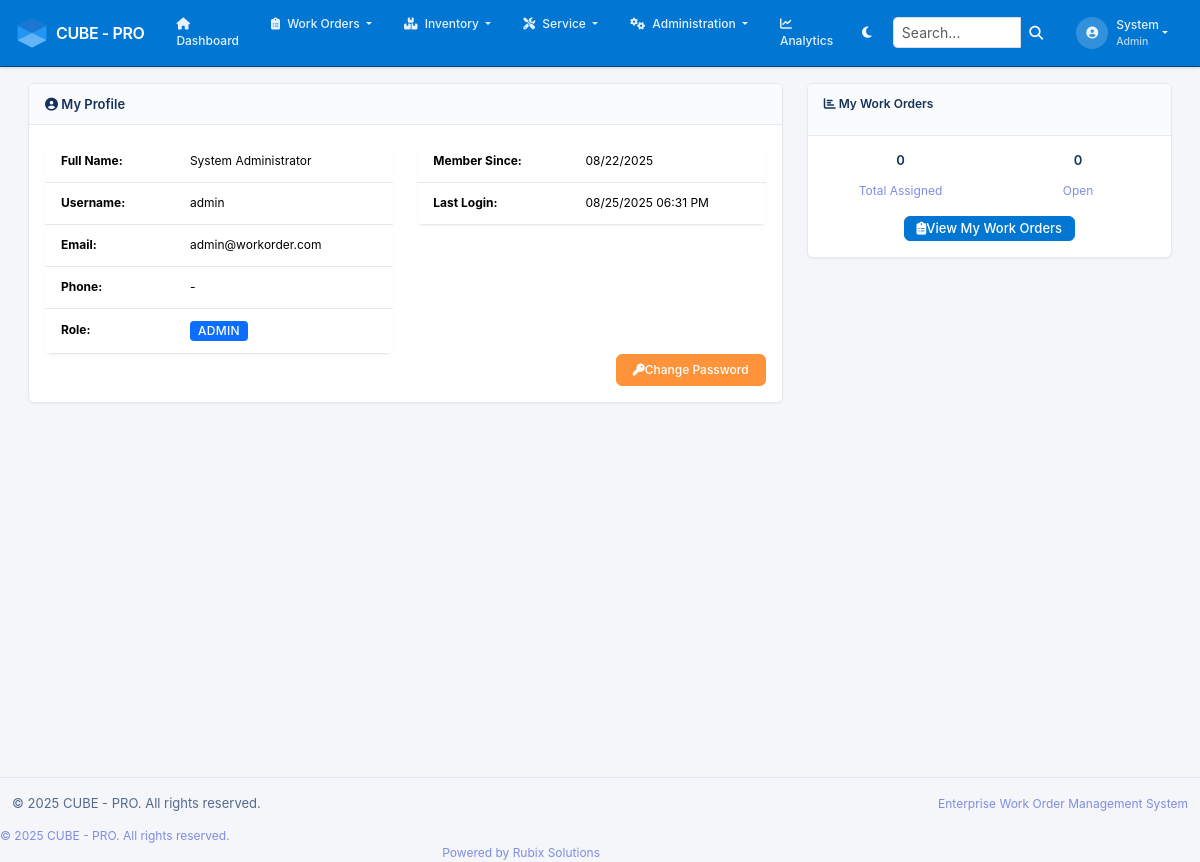
The page /profile (signed in) on the database as committed earlier.
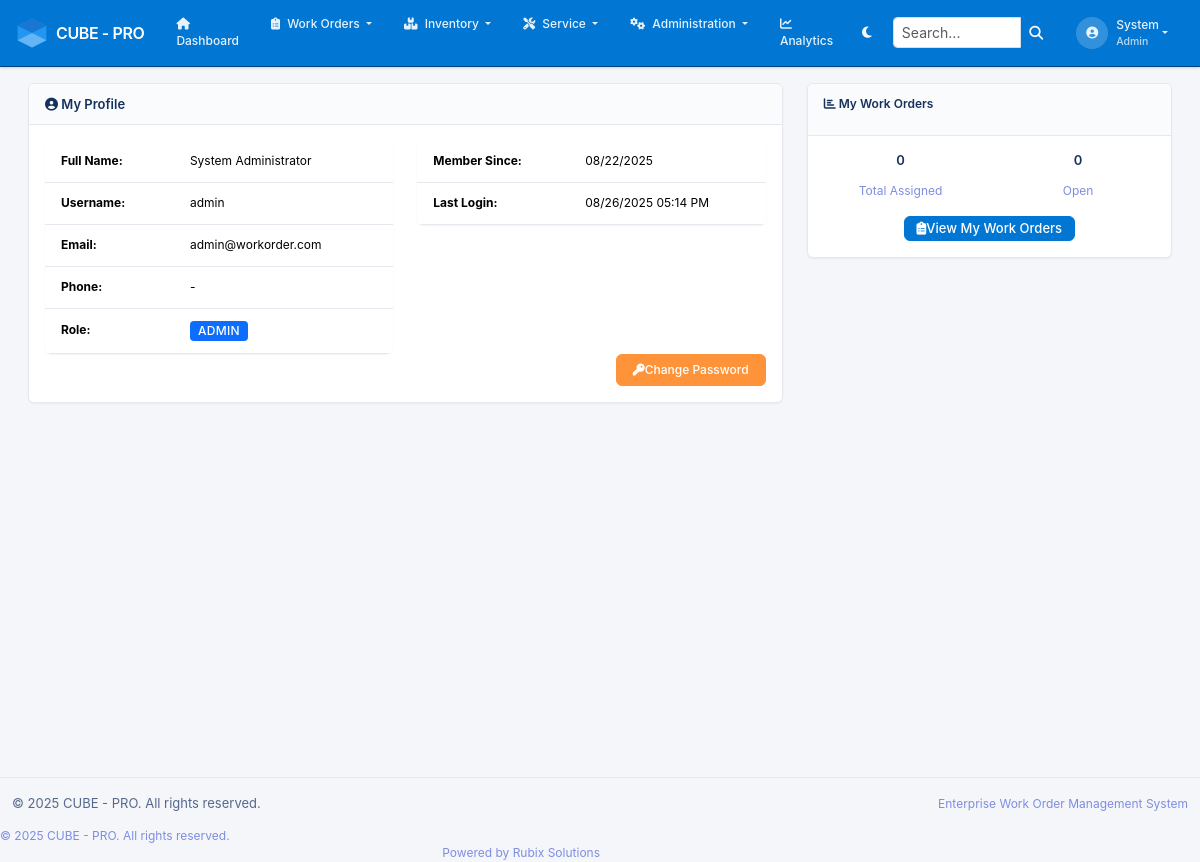
The same page on the database as committed later.
### app/models.py (models this page shows, shortened)
class User(UserMixin, db.Model):
    __tablename__ = 'users'
    id = db.Column(db.Integer, primary_key=True)
    username = db.Column(db.String(64), unique=True, nullable=False, index=True)
    email = db.Column(db.String(120), unique=True, nullable=False, index=True)
    password_hash = db.Column(db.String(255), nullable=False)
    first_name = db.Column(db.String(64), nullable=False)
    last_name = db.Column(db.String(64), nullable=False)
    phone = db.Column(db.String(20))
    is_active = db.Column(db.Boolean, default=True)
    created_at = db.Column(db.DateTime, default=lambda: datetime.now(timezone.utc))
    last_login = db.Column(db.DateTime)
    role_id = db.Column(db.Integer, db.ForeignKey('roles.id'))
    created_workorders = db.relationship('WorkOrder', foreign_keys='WorkOrder.created_by_id',
                                       backref='creator', lazy='dynamic')
    assigned_workorders = db.relationship('WorkOrder', foreign_keys='WorkOrder.assigned_to_id',
                                        backref='assignee', lazy='dynamic')
    activities = db.relationship('WorkOrderActivity', backref='user', lazy='dynamic')
    @property
    def full_name(self):
        return f"{self.first_name} {self.last_name}"
    def has_role(self, role_name):
        return self.role and self.role.name == role_name

### app/main/routes.py (the view)
@bp.route('/profile')
@login_required
def profile():
    total_assigned = current_user.assigned_workorders.count()
    open_assigned = db.session.query(WorkOrder).join(WorkOrderStatus).filter(
        WorkOrder.assigned_to_id == current_user.id,
        ~WorkOrderStatus.is_final
    ).count()
    workorder_stats = {
        'total_assigned': total_assigned,
        'open_assigned': open_assigned
    }
    return render_template('main/profile.html',
                         title='My Profile',
                         workorder_stats=workorder_stats)

### app/__init__.py (called while the page is built)
@login_manager.user_loader
def load_user(user_id):
    from app.models import User
    return User.query.get(int(user_id))

### app/templates/main/profile.html
{% extends "base.html" %}
{% block content %}
<div class="row">
    <div class="col-md-8">
        <div class="card">
            <div class="card-header">
                <h4 class="mb-0"><i class="fas fa-user-circle"></i> My Profile</h4>
            </div>
            <div class="card-body">
                <div class="row">
                    <div class="col-md-6">
                        <table class="table table-sm">
                            <tr>
                                <td><strong>Full Name:</strong></td>
                                <td>{{ current_user.full_name }}</td>
                            </tr>
                            <tr>
                                <td><strong>Username:</strong></td>
                                <td>{{ current_user.username }}</td>
                            </tr>
                            <tr>
                                <td><strong>Email:</strong></td>
                                <td>{{ current_user.email }}</td>
                            </tr>
                            <tr>
                                <td><strong>Phone:</strong></td>
                                <td>{{ current_user.phone or '-' }}</td>
                            </tr>
                            <tr>
                                <td><strong>Role:</strong></td>
                                <td>
                                    <span class="badge bg-primary">{{ current_user.role.name.title() }}</span>
                                </td>
                            </tr>
                        </table>
                    </div>
                    <div class="col-md-6">
                        <table class="table table-sm">
                            <tr>
                                <td><strong>Member Since:</strong></td>
                                <td>{{ current_user.created_at.strftime('%m/%d/%Y') }}</td>
                            </tr>
                            <tr>
                                <td><strong>Last Login:</strong></td>
                                <td>
                                    {% if current_user.last_login %}
                                        {{ current_user.last_login.strftime('%m/%d/%Y %I:%M %p') }}
                                    {% else %}
                                        <span class="text-muted">This session</span>
                                    {% endif %}
                                </td>
                            </tr>
                        </table>
                    </div>
                </div>
                <div class="text-end">
                    <a href="{{ url_for('auth.change_password') }}" class="btn btn-warning">
                        <i class="fas fa-key"></i> Change Password
                    </a>
                </div>
            </div>
        </div>
    </div>
    <div class="col-md-4">
        <div class="card">
            <div class="card-header">
                <h6><i class="fas fa-chart-bar"></i> My Work Orders</h6>
            </div>
            <div class="card-body text-center">
                <div class="row">
                    <div class="col-6">
                        <h4>{{ workorder_stats.total_assigned if workorder_stats else 0 }}</h4>
                        <small class="text-muted">Total Assigned</small>
                    </div>
                    <div class="col-6">
                        <h4>{{ workorder_stats.open_assigned if workorder_stats else 0 }}</h4>
                        <small class="text-muted">Open</small>
                    </div>
                </div>
                <div class="mt-3">
                    <a href="{{ url_for('workorders.list_workorders') }}" class="btn btn-primary btn-sm">
                        <i class="fas fa-clipboard-list"></i> View My Work Orders
                    </a>
                </div>
            </div>
        </div>
    </div>
</div>
{% endblock %}

### app/templates/base.html (shortened to what the changed rows need)
<!DOCTYPE html>
<html lang="en" data-bs-theme="light">
<head>
    <link href="https://cdn.jsdelivr.net/npm/bootstrap@5.3.2/dist/css/bootstrap.min.css" rel="stylesheet">
    <link href="https://cdnjs.cloudflare.com/ajax/libs/font-awesome/6.4.0/css/all.min.css" rel="stylesheet">
    <link href="{{ url_for('static', filename='css/style.css') }}" rel="stylesheet">
</head>
<body>
    {% if current_user.is_authenticated %}
    <nav class="navbar navbar-expand-lg navbar-dark">
        <div class="container-fluid px-3">
            <a class="navbar-brand fw-semibold d-flex align-items-center" href="{{ url_for('main.dashboard') }}">
                <img src="{{ url_for('static', filename='img/cube.svg') }}" alt="Cube Logo" style="height:32px;width:32px;object-fit:contain;" class="me-2">
                CUBE - PRO
            </a>
            <div class="collapse navbar-collapse" id="navbarNav">
                <ul class="navbar-nav me-auto">
                    <li class="nav-item">
                        <a class="nav-link px-2" href="{{ url_for('main.dashboard') }}">
                            <i class="fas fa-home me-1"></i> Dashboard
                        </a>
                    </li>
                    <li class="nav-item dropdown">
                        <a class="nav-link dropdown-toggle px-2" href="#" id="workordersDropdown" role="button" data-bs-toggle="dropdown">
                            <i class="fas fa-clipboard-list me-1"></i> Work Orders
                        </a>
                    </li>
                    {% if current_user.role and (current_user.role.name == 'admin' or current_user.role.name == 'manager') %}
                    <li class="nav-item dropdown">
                        <a class="nav-link dropdown-toggle px-2" href="#" id="inventoryDropdown" role="button" data-bs-toggle="dropdown">
                            <i class="fas fa-boxes me-1"></i> Inventory
                        </a>
                    </li>
                    <li class="nav-item dropdown">
                        <a class="nav-link dropdown-toggle px-2" href="#" id="serviceDropdown" role="button" data-bs-toggle="dropdown">
                            <i class="fas fa-tools me-1"></i> Service
                        </a>
                    </li>
                    <li class="nav-item dropdown">
                        <a class="nav-link dropdown-toggle px-2" href="#" id="adminDropdown" role="button" data-bs-toggle="dropdown">
                            <i class="fas fa-cogs me-1"></i> Administration
                        </a>
                    </li>
                    <li class="nav-item">
                        <a class="nav-link px-2" href="{{ url_for('reporting.dashboard') }}">
                            <i class="fas fa-chart-line me-1"></i> Analytics
                        </a>
                    </li>
                    {% endif %}
                </ul>
                <button class="btn btn-outline-light btn-sm me-2" id="themeToggle">
                    <i class="fas fa-moon"></i>
                </button>
                <form class="d-flex me-2" method="GET" action="{{ url_for('main.search') }}">
                    <div class="input-group input-group-sm">
                        <input class="form-control" type="search" name="q" placeholder="Search..." aria-label="Search" style="max-width: 200px;">
                        <button class="btn btn-outline-light" type="submit">
                            <i class="fas fa-search"></i>
                        </button>
                    </div>
                </form>
                <ul class="navbar-nav">
                    <li class="nav-item dropdown">
                        <a class="nav-link dropdown-toggle d-flex align-items-center" href="#" id="navbarDropdown" role="button" data-bs-toggle="dropdown">
                            <div class="user-avatar me-2">
                                <i class="fas fa-user-circle"></i>
                            </div>
                            <div class="user-info d-none d-md-block">
                                <div class="fw-medium">{{ current_user.first_name }}</div>
                                <small class="text-light opacity-75">{{ current_user.role.name|title if current_user.role else 'User' }}</small>
                            </div>
                        </a>
                    </li>
                </ul>
            </div>
        </div>
    </nav>
    {% endif %}
    <main class="{% if current_user.is_authenticated %}main-content{% else %}auth-content{% endif %}">
        {% if current_user.is_authenticated %}
        <div class="container-fluid">
        {% endif %}
            {% block content %}{% endblock %}
        {% if current_user.is_authenticated %}
        </div>
        {% endif %}
    </main>
</body>
</html>

Rows that differ between the two databases and show on the page:
changed User "System": last_login "08/25/2025 06:31 PM" → "08/26/2025 05:14 PM"
